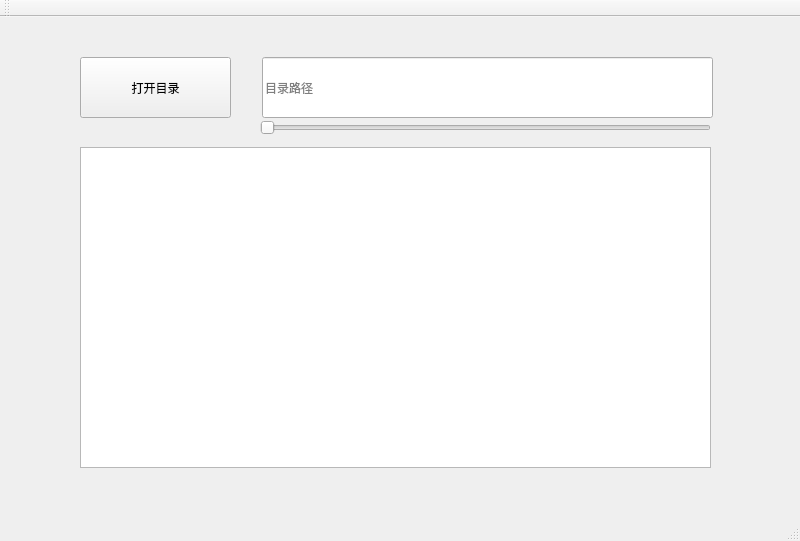
<?xml version="1.0" encoding="UTF-8"?>
<ui version="4.0">
 <class>MainWindow</class>
 <widget class="QMainWindow" name="MainWindow">
  <property name="geometry">
   <rect>
    <x>0</x>
    <y>0</y>
    <width>800</width>
    <height>541</height>
   </rect>
  </property>
  <property name="windowTitle">
   <string>MainWindow</string>
  </property>
  <widget class="QWidget" name="centralWidget">
   <widget class="QPushButton" name="open_dir">
    <property name="geometry">
     <rect>
      <x>80</x>
      <y>40</y>
      <width>151</width>
      <height>61</height>
     </rect>
    </property>
    <property name="text">
     <string>打开目录</string>
    </property>
   </widget>
   <widget class="QLineEdit" name="show_dirpath">
    <property name="geometry">
     <rect>
      <x>262</x>
      <y>40</y>
      <width>451</width>
      <height>61</height>
     </rect>
    </property>
    <property name="placeholderText">
     <string>目录路径</string>
    </property>
   </widget>
   <widget class="QListWidget" name="listWidget">
    <property name="geometry">
     <rect>
      <x>80</x>
      <y>130</y>
      <width>631</width>
      <height>321</height>
     </rect>
    </property>
   </widget>
   <widget class="QSlider" name="horizontalSlider">
    <property name="geometry">
     <rect>
      <x>260</x>
      <y>100</y>
      <width>451</width>
      <height>22</height>
     </rect>
    </property>
    <property name="orientation">
     <enum>Qt::Horizontal</enum>
    </property>
   </widget>
  </widget>
  <widget class="QMenuBar" name="menuBar">
   <property name="geometry">
    <rect>
     <x>0</x>
     <y>0</y>
     <width>800</width>
     <height>26</height>
    </rect>
   </property>
  </widget>
  <widget class="QToolBar" name="mainToolBar">
   <attribute name="toolBarArea">
    <enum>TopToolBarArea</enum>
   </attribute>
   <attribute name="toolBarBreak">
    <bool>false</bool>
   </attribute>
  </widget>
  <widget class="QStatusBar" name="statusBar"/>
 </widget>
 <layoutdefault spacing="6" margin="11"/>
 <resources/>
 <connections/>
</ui>
